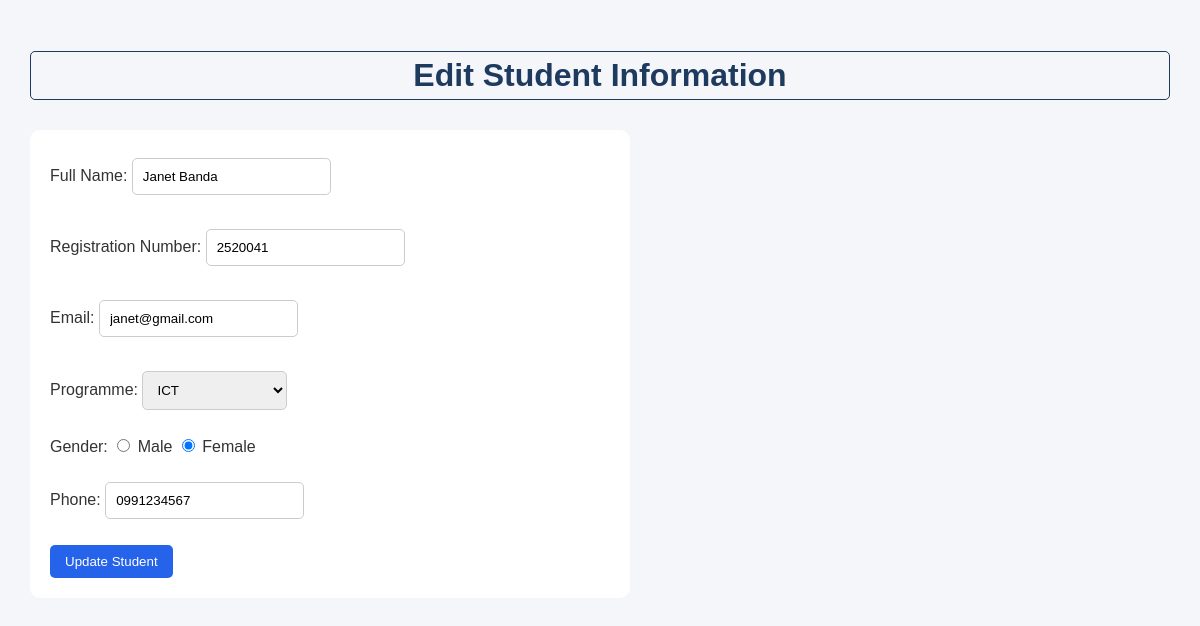
Screenshot of /student_portal/edit.php?id=1 with the database file from the repository.
### tables this page shows
CREATE TABLE `students` (
  `student_id` int(11) NOT NULL AUTO_INCREMENT,
  `fullname` varchar(100) NOT NULL,
  `regnumber` varchar(30) NOT NULL,
  `email` varchar(150) NOT NULL,
  `programme` varchar(100) NOT NULL,
  `gender` varchar(20) NOT NULL,
  `phone` varchar(20) NOT NULL,
  PRIMARY KEY (`student_id`)
);

### student_portal/edit.php (the view, shortened to what this page needs)
<?php
require_once "db.php";
$id = $_GET["id"] ?? "";
$sql = "SELECT * FROM students WHERE student_id = ?";
$stmt = mysqli_prepare($conn, $sql);
mysqli_stmt_bind_param($stmt, "i", $id);
mysqli_stmt_execute($stmt);
$result = mysqli_stmt_get_result($stmt);
$student = mysqli_fetch_assoc($result);
?>
<!DOCTYPE html>
<html>
<head>
    <link rel="stylesheet" href="style.css">
</head>
<body>
    <h1>Edit Student Information</h1>
    <form method="POST">
        <label>Full Name:</label>
        <input type="text" name="fullname"
        value="<?php echo htmlspecialchars($student['fullname']); ?>">
        <br><br>
        <label>Registration Number:</label>
        <input type="text" name="regnumber"
        value="<?php echo htmlspecialchars($student['regnumber']); ?>">
        <br><br>
        <label>Email:</label>
        <input type="email" name="email"
        value="<?php echo htmlspecialchars($student['email']); ?>">
        <br><br>
        <label>Programme:</label>
        <select name="programme">
            <option value="ICT" <?php if($student['programme'] == "ICT") echo "selected"; ?>>ICT</option>
        </select>
        <br><br>
        <label>Gender:</label>
        <input type="radio" name="gender" value="Male"
        <?php if($student['gender'] == "Male") echo "checked"; ?>> Male
        <input type="radio" name="gender" value="Female"
        <?php if($student['gender'] == "Female") echo "checked"; ?>> Female
        <br><br>
        <label>Phone:</label>
        <input type="tel" name="phone"
        value="<?php echo htmlspecialchars($student['phone']); ?>">
        <br><br>
        <button type="submit">Update Student</button>
    </form>
</body>
</html>

### student_portal/style.css (style rules this page uses)
* { box-sizing: border-box; }
body { font-family: Arial, sans-serif; background: #f4f6fa; color: #333; margin: 0; padding: 30px; }
h1, h2 { color: #1e3a5f; }
h1 { text-align: center; margin-bottom: 30px; border: .5px, solid; border-radius: 5px; padding: 5px; }
form:not([action="delete.php"]) { background: white; padding: 20px; border-radius: 10px; margin-bottom: 30px; max-width: 600px; }
input:not([type="radio"]):not([type="hidden"]), select { padding: 10px; margin: 8px 0; border: 1px solid #ccc; border-radius: 5px; }
button { background: #2563eb; color: white; padding: 9px 15px; border: none; border-radius: 5px; cursor: pointer; }

### rows the page displays
students: fullname "Janet Banda", regnumber "2520041", email "janet@gmail.com", programme "ICT", gender "☑", phone "0991234567"
